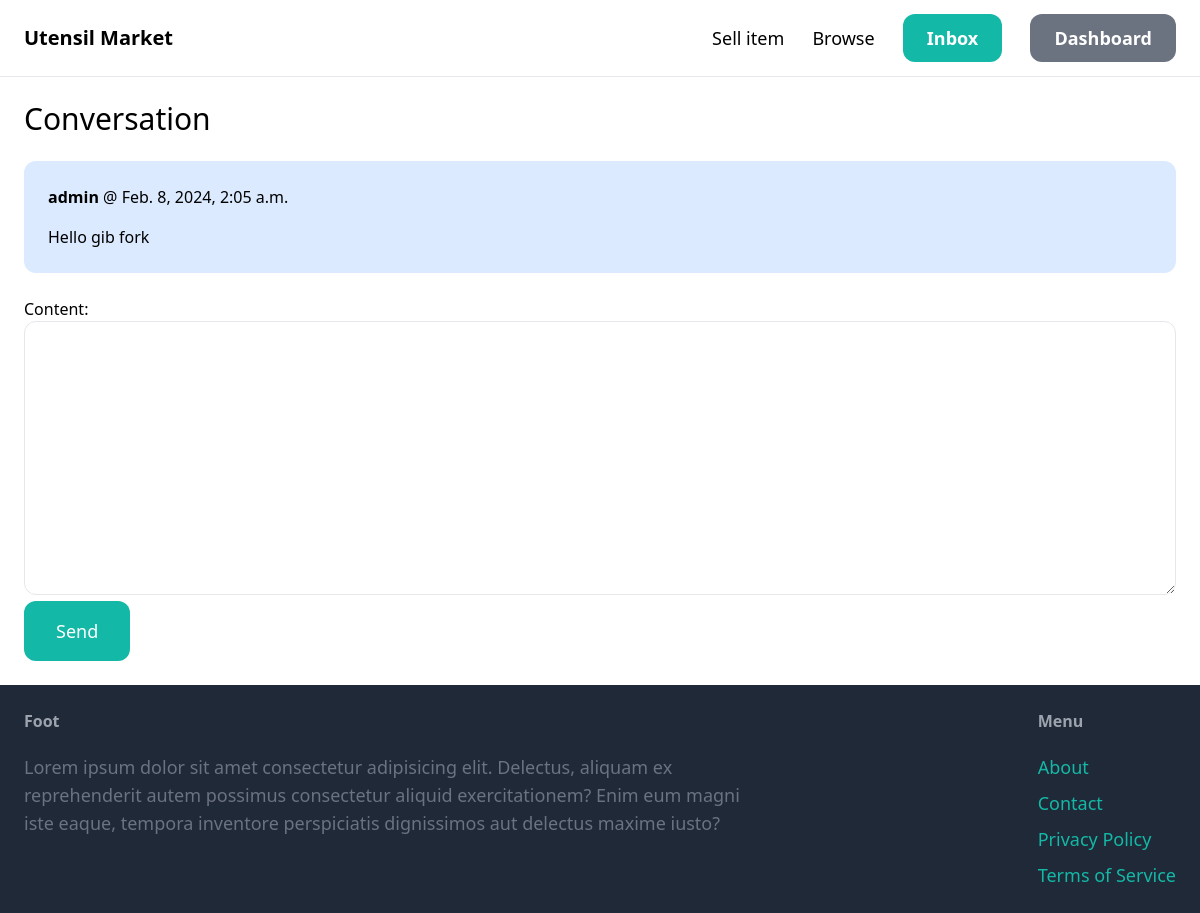
The page /inbox/1/ (signed in) on the database its author committed.
### conversation/models.py (models this page shows)
class ConversationMessage(models.Model):
    conversation = models.ForeignKey(Conversation, related_name='messages', on_delete=models.CASCADE)
    content = models.TextField()
    created_at = models.DateTimeField(auto_now_add=True)
    created_by = models.ForeignKey(User, related_name='created_messages', on_delete=models.CASCADE)

### conversation/views.py (the view)
# urls.py: path('<int:pk>/', views.detail, name='detail'),
@login_required
def detail(request, pk):
    conversation = Conversation.objects.filter(members__in=[request.user.id]).get(pk=pk)
    if request.method == 'POST':
        form = ConversationMessageForm(request.POST)
        if form.is_valid():
            conversation_message = form.save(commit=False)
            conversation_message.conversation = conversation
            conversation_message.created_by = request.user
            conversation_message.save()
            conversation.save()
            return redirect('conversation:detail', pk=pk)
    else:
        form = ConversationMessageForm()
    return render(request, 'conversation/detail.html', {
        'conversation': conversation,
        'form': form
    })

### conversation/forms.py
class ConversationMessageForm(forms.ModelForm):
    class Meta:
        model = ConversationMessage
        fields = ('content',)
        widgets = {
            'content': forms.Textarea(attrs={
                'class': 'w-full py-4 px-6 rounded-xl border'
            })
        }

### conversation/templates/conversation/detail.html (shortened to what this page needs)
{% extends 'core/base.html' %}
{% block stuff %}
<h1 class="mb-6 text-3xl">Conversation</h1>
<div class="space-y-6">
    {% for message in conversation.messages.all %}
        <div class="p-6 flex {% if message.created_by == request.user %}bg-blue-100{% else %}bg-gray-100{% endif %} rounded-xl">
            <div>
                <p class="mb-4"><strong>{{ message.created_by.username }}</strong> @ {{ message.created_at }}</p>
                <p>{{ message.content }}</p>
            </div>
        </div>
    {% endfor %}
</div>
<form method="post" action="." class="mt-6">
    {{ form.as_p }}
    <button class="py-4 px-8 text-lg bg-teal-500 hover:bg-teal-700 rounded-xl text-white">Send</button>
</form>
{% endblock %}

### rows shown on the page
ConversationMessage: created_by.username "admin", created_at "Feb. 8, 2024, 2:05 a.m.", content "Hello gib fork"
